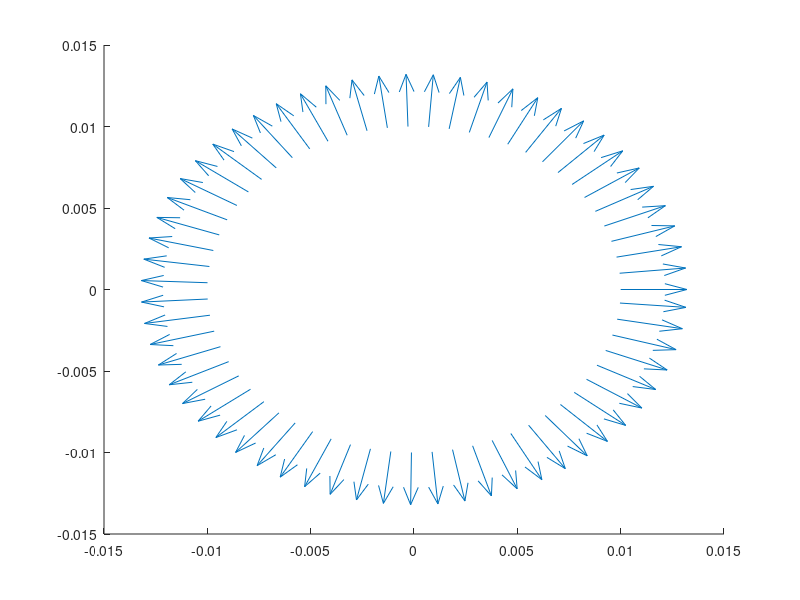

MATLAB code for this plot:
clear, clf
a = 1;

dydt = @(t,y) [a*y(1); 0];

r = 0.01;

hold on
X = [];
Y = [];
U = [];
V = [];
for theta = 0:0.1:2*pi

    x0 = r*cos(theta);
    y0 = r*sin(theta);
    [t,y] = ode45(dydt, [0 1], [r, theta]);
    
    X = [X; x0];
    Y = [Y; y0];
    
    [u,v] = pol2cart(theta, y(2,1) - y(1,1));
    U = [U; u];
    V = [V; v];
end

quiver(X,Y,U,V)

